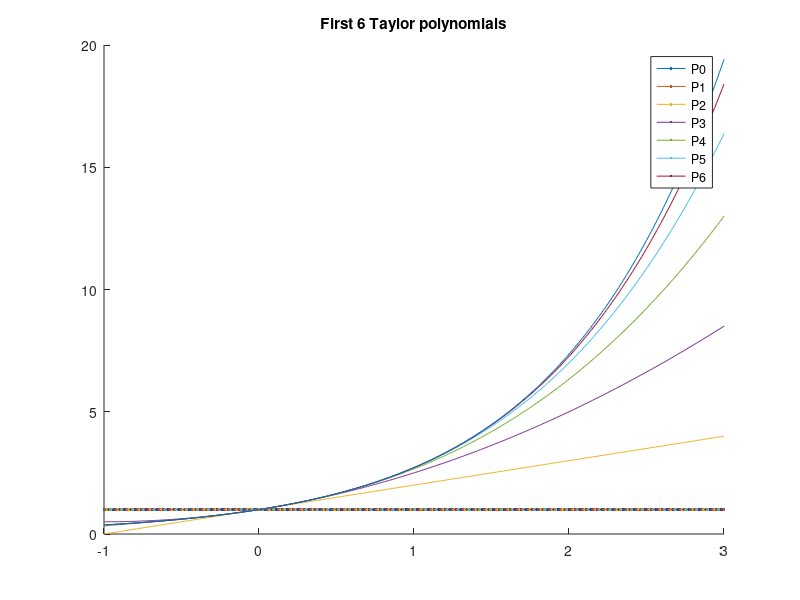

This chart was generated by the following MATLAB code:
function exThree

x = -1:0.01:3;

function ret = P(n, x)
  if (n == 0)
    ret = 1;
  else
    ret = P(n - 1, x) + x .^ n  / factorial(n);
  end
end

hold on;

leg = [];
for i = 0:6
  plot(x, P(i, x));
  leg = [leg; sprintf('P%d', i)];
end

legend(leg);
title('First 6 Taylor polynomials');

end